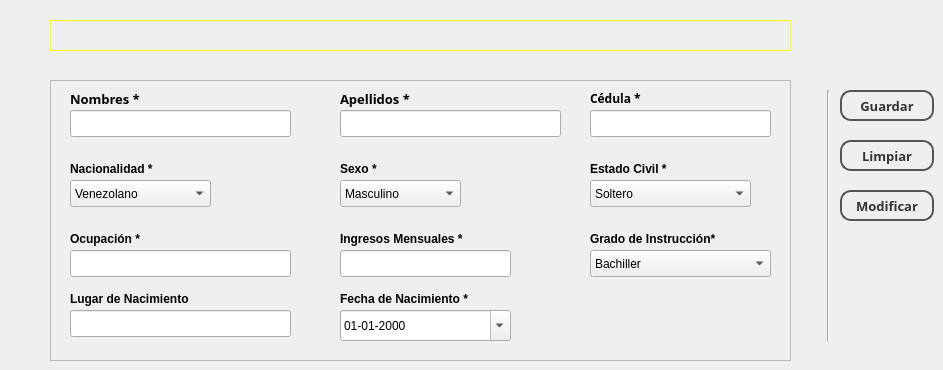
          <widget class="QWidget" name="jefe_familia">
           <attribute name="title">
            <string>&amp;Jefe de Familia</string>
           </attribute>
           <widget class="QFrame" name="frame_3">
            <property name="geometry">
             <rect>
              <x>50</x>
              <y>80</y>
              <width>741</width>
              <height>281</height>
             </rect>
            </property>
            <property name="styleSheet">
             <string notr="true"/>
            </property>
            <property name="frameShape">
             <enum>QFrame::StyledPanel</enum>
            </property>
            <property name="frameShadow">
             <enum>QFrame::Raised</enum>
            </property>
            <widget class="QLabel" name="Sexo_jefe">
             <property name="geometry">
              <rect>
               <x>290</x>
               <y>80</y>
               <width>71</width>
               <height>17</height>
              </rect>
             </property>
             <property name="font">
              <font>
               <weight>75</weight>
               <bold>true</bold>
              </font>
             </property>
             <property name="text">
              <string>Sexo *</string>
             </property>
            </widget>
            <widget class="QLabel" name="Ingreso_jefe">
             <property name="geometry">
              <rect>
               <x>290</x>
               <y>150</y>
               <width>171</width>
               <height>17</height>
              </rect>
             </property>
             <property name="font">
              <font>
               <weight>75</weight>
               <bold>true</bold>
              </font>
             </property>
             <property name="text">
              <string>Ingresos Mensuales *</string>
             </property>
            </widget>
            <widget class="QLineEdit" name="cmbLugarNacimientoJefe">
             <property name="geometry">
              <rect>
               <x>20</x>
               <y>230</y>
               <width>221</width>
               <height>27</height>
              </rect>
             </property>
            </widget>
            <widget class="QLabel" name="label">
             <property name="geometry">
              <rect>
               <x>540</x>
               <y>10</y>
               <width>71</width>
               <height>17</height>
              </rect>
             </property>
             <property name="font">
              <font>
               <family>Sans Serif</family>
               <weight>75</weight>
               <bold>true</bold>
              </font>
             </property>
             <property name="text">
              <string>Cédula *</string>
             </property>
            </widget>
            <widget class="QComboBox" name="cmbNacionalidadJefe">
             <property name="geometry">
              <rect>
               <x>20</x>
               <y>100</y>
               <width>141</width>
               <height>27</height>
              </rect>
             </property>
             <item>
              <property name="text">
               <string>Venezolano</string>
              </property>
             </item>
             <item>
              <property name="text">
               <string>Extranjero</string>
              </property>
             </item>
            </widget>
            <widget class="QLineEdit" name="txtApellidojefe">
             <property name="geometry">
              <rect>
               <x>290</x>
               <y>30</y>
               <width>221</width>
               <height>27</height>
              </rect>
             </property>
            </widget>
            <widget class="QComboBox" name="cmbEdoCivilJefe">
             <property name="geometry">
              <rect>
               <x>540</x>
               <y>100</y>
               <width>161</width>
               <height>27</height>
              </rect>
             </property>
             <item>
              <property name="text">
               <string>Soltero</string>
              </property>
             </item>
             <item>
              <property name="text">
               <string>Casado</string>
              </property>
             </item>
             <item>
              <property name="text">
               <string>Viudo</string>
              </property>
             </item>
             <item>
              <property name="text">
               <string>Divorciado</string>
              </property>
             </item>
             <item>
              <property name="text">
               <string>Conyugue</string>
              </property>
             </item>
            </widget>
            <widget class="QLabel" name="Fecha_Nacimiento">
             <property name="geometry">
              <rect>
               <x>290</x>
               <y>210</y>
               <width>161</width>
               <height>17</height>
              </rect>
             </property>
             <property name="font">
              <font>
               <weight>75</weight>
               <bold>true</bold>
              </font>
             </property>
             <property name="text">
              <string>Fecha de Nacimiento *</string>
             </property>
            </widget>
            <widget class="QLineEdit" name="txtNombrejefe">
             <property name="geometry">
              <rect>
               <x>20</x>
               <y>30</y>
               <width>221</width>
               <height>27</height>
              </rect>
             </property>
            </widget>
            <widget class="QLabel" name="Nombre_jefe">
             <property name="geometry">
              <rect>
               <x>20</x>
               <y>10</y>
               <width>91</width>
               <height>17</height>
              </rect>
             </property>
             <property name="font">
              <font>
               <family>Sans Serif</family>
               <pointsize>10</pointsize>
               <weight>75</weight>
               <italic>false</italic>
               <bold>true</bold>
              </font>
             </property>
             <property name="text">
              <string>Nombres *</string>
             </property>
            </widget>
            <widget class="QLineEdit" name="txtCedulaJefe">
             <property name="geometry">
              <rect>
               <x>540</x>
               <y>30</y>
               <width>181</width>
               <height>27</height>
              </rect>
             </property>
            </widget>
            <widget class="QLabel" name="label_2">
             <property name="geometry">
              <rect>
               <x>540</x>
               <y>80</y>
               <width>101</width>
               <height>17</height>
              </rect>
             </property>
             <property name="font">
              <font>
               <weight>75</weight>
               <bold>true</bold>
              </font>
             </property>
             <property name="text">
              <string>Estado Civil *</string>
             </property>
            </widget>
            <widget class="QLineEdit" name="txtIngresoJefe">
             <property name="geometry">
              <rect>
               <x>290</x>
               <y>170</y>
               <width>171</width>
               <height>27</height>
              </rect>
             </property>
            </widget>
            <widget class="QLabel" name="Nacionalidad_jefe">
             <property name="geometry">
              <rect>
               <x>20</x>
               <y>80</y>
               <width>111</width>
               <height>17</height>
              </rect>
             </property>
             <property name="font">
              <font>
               <weight>75</weight>
               <bold>true</bold>
              </font>
             </property>
             <property name="text">
              <string>Nacionalidad *</string>
             </property>
            </widget>
            <widget class="QLabel" name="Ocupacion_jefe">
             <property name="geometry">
              <rect>
               <x>20</x>
               <y>150</y>
               <width>121</width>
               <height>17</height>
              </rect>
             </property>
             <property name="font">
              <font>
               <weight>75</weight>
               <bold>true</bold>
              </font>
             </property>
             <property name="text">
              <string>Ocupación *</string>
             </property>
            </widget>
            <widget class="QLabel" name="Lugar_nacimiento_jefe">
             <property name="geometry">
              <rect>
               <x>20</x>
               <y>210</y>
               <width>171</width>
               <height>17</height>
              </rect>
             </property>
             <property name="font">
              <font>
               <weight>75</weight>
               <bold>true</bold>
              </font>
             </property>
             <property name="text">
              <string>Lugar de Nacimiento</string>
             </property>
            </widget>
            <widget class="QComboBox" name="cmbGradoInstruccion">
             <property name="geometry">
              <rect>
               <x>540</x>
               <y>170</y>
               <width>181</width>
               <height>27</height>
              </rect>
             </property>
             <item>
              <property name="text">
               <string>Bachiller</string>
              </property>
             </item>
             <item>
              <property name="text">
               <string>N/P</string>
              </property>
             </item>
             <item>
              <property name="text">
               <string>Basica</string>
              </property>
             </item>
             <item>
              <property name="text">
               <string>Tecnico Medio</string>
              </property>
             </item>
             <item>
              <property name="text">
               <string>T.S.U.</string>
              </property>
             </item>
             <item>
              <property name="text">
               <string>Licenciatura</string>
              </property>
             </item>
             <item>
              <property name="text">
               <string>Ingeniero</string>
              </property>
             </item>
             <item>
              <property name="text">
               <string>Doctorado</string>
              </property>
             </item>
             <item>
              <property name="text">
               <string>Magister</string>
              </property>
             </item>
            </widget>
            <widget class="QLabel" name="Grado_Instruccion">
             <property name="geometry">
              <rect>
               <x>540</x>
               <y>150</y>
               <width>161</width>
               <height>17</height>
              </rect>
             </property>
             <property name="font">
              <font>
               <weight>75</weight>
               <bold>true</bold>
              </font>
             </property>
             <property name="text">
              <string>Grado de Instrucción*</string>
             </property>
            </widget>
            <widget class="QLabel" name="Apellido_jefe">
             <property name="geometry">
              <rect>
               <x>290</x>
               <y>10</y>
               <width>91</width>
               <height>17</height>
              </rect>
             </property>
             <property name="font">
              <font>
               <family>Sans Serif</family>
               <pointsize>10</pointsize>
               <weight>75</weight>
               <italic>false</italic>
               <bold>true</bold>
              </font>
             </property>
             <property name="text">
              <string>Apellidos *</string>
             </property>
            </widget>
            <widget class="QLineEdit" name="txtOcupacionJefe">
             <property name="geometry">
              <rect>
               <x>20</x>
               <y>170</y>
               <width>221</width>
               <height>27</height>
              </rect>
             </property>
            </widget>
            <widget class="QComboBox" name="cmbSexoJefe">
             <property name="geometry">
              <rect>
               <x>290</x>
               <y>100</y>
               <width>121</width>
               <height>27</height>
              </rect>
             </property>
             <item>
              <property name="text">
               <string>Masculino</string>
              </property>
             </item>
             <item>
              <property name="text">
               <string>Femenino</string>
              </property>
             </item>
            </widget>
            <widget class="QDateEdit" name="txtFechaNacJefe">
             <property name="geometry">
              <rect>
               <x>290</x>
               <y>230</y>
               <width>171</width>
               <height>31</height>
              </rect>
             </property>
             <property name="currentSection">
              <enum>QDateTimeEdit::DaySection</enum>
             </property>
             <property name="displayFormat">
              <string>dd-MM-yyyy</string>
             </property>
             <property name="calendarPopup">
              <bool>true</bool>
             </property>
            </widget>
            <widget class="QLabel" name="lblErrorNombreJefe">
             <property name="geometry">
              <rect>
               <x>110</x>
               <y>10</y>
               <width>141</width>
               <height>20</height>
              </rect>
             </property>
             <property name="font">
              <font>
               <pointsize>10</pointsize>
              </font>
             </property>
             <property name="styleSheet">
              <string notr="true">color: red;</string>
             </property>
             <property name="text">
              <string/>
             </property>
             <property name="textFormat">
              <enum>Qt::RichText</enum>
             </property>
            </widget>
            <widget class="QLabel" name="lblErrorApellidoJefe">
             <property name="geometry">
              <rect>
               <x>380</x>
               <y>10</y>
               <width>161</width>
               <height>20</height>
              </rect>
             </property>
             <property name="font">
              <font>
               <pointsize>10</pointsize>
              </font>
             </property>
             <property name="styleSheet">
              <string notr="true">color: red;</string>
             </property>
             <property name="text">
              <string/>
             </property>
             <property name="textFormat">
              <enum>Qt::RichText</enum>
             </property>
            </widget>
            <widget class="QLabel" name="lblErrorCedulaJefe">
             <property name="geometry">
              <rect>
               <x>620</x>
               <y>10</y>
               <width>121</width>
               <height>20</height>
              </rect>
             </property>
             <property name="font">
              <font>
               <family>Ubuntu</family>
               <pointsize>11</pointsize>
               <weight>50</weight>
               <italic>true</italic>
               <bold>false</bold>
              </font>
             </property>
             <property name="styleSheet">
              <string notr="true">color: red;
font: 11pt &quot;Ubuntu&quot;;
font: italic 11pt &quot;Ubuntu&quot;;</string>
             </property>
             <property name="text">
              <string/>
             </property>
             <property name="textFormat">
              <enum>Qt::RichText</enum>
             </property>
            </widget>
            <widget class="QLabel" name="lblErrorOcupacionJefe">
             <property name="geometry">
              <rect>
               <x>110</x>
               <y>150</y>
               <width>131</width>
               <height>20</height>
              </rect>
             </property>
             <property name="font">
              <font>
               <family>Ubuntu</family>
               <pointsize>11</pointsize>
               <weight>50</weight>
               <italic>true</italic>
               <bold>false</bold>
              </font>
             </property>
             <property name="styleSheet">
              <string notr="true">color: red;
font: 11pt &quot;Ubuntu&quot;;
font: italic 11pt &quot;Ubuntu&quot;;</string>
             </property>
             <property name="text">
              <string/>
             </property>
             <property name="textFormat">
              <enum>Qt::RichText</enum>
             </property>
            </widget>
            <widget class="QLabel" name="lblErrorFechaJefe">
             <property name="geometry">
              <rect>
               <x>290</x>
               <y>260</y>
               <width>161</width>
               <height>20</height>
              </rect>
             </property>
             <property name="font">
              <font>
               <family>Ubuntu</family>
               <pointsize>11</pointsize>
               <weight>50</weight>
               <italic>true</italic>
               <bold>false</bold>
              </font>
             </property>
             <property name="styleSheet">
              <string notr="true">color: red;
font: 11pt &quot;Ubuntu&quot;;
font: italic 11pt &quot;Ubuntu&quot;;</string>
             </property>
             <property name="text">
              <string/>
             </property>
             <property name="textFormat">
              <enum>Qt::RichText</enum>
             </property>
            </widget>
            <widget class="QLabel" name="lblErrorIngresosJefe">
             <property name="geometry">
              <rect>
               <x>290</x>
               <y>130</y>
               <width>141</width>
               <height>20</height>
              </rect>
             </property>
             <property name="font">
              <font>
               <family>Ubuntu</family>
               <pointsize>11</pointsize>
               <weight>50</weight>
               <italic>true</italic>
               <bold>false</bold>
              </font>
             </property>
             <property name="styleSheet">
              <string notr="true">color: red;
font: 11pt &quot;Ubuntu&quot;;
font: italic 11pt &quot;Ubuntu&quot;;</string>
             </property>
             <property name="text">
              <string/>
             </property>
             <property name="textFormat">
              <enum>Qt::RichText</enum>
             </property>
            </widget>
           </widget>
           <widget class="QLabel" name="lblNotificacionJefeFamilia">
            <property name="geometry">
             <rect>
              <x>50</x>
              <y>20</y>
              <width>741</width>
              <height>31</height>
             </rect>
            </property>
            <property name="styleSheet">
             <string notr="true">border: 1px solid Yellow;
background: qlineargradient(x1: 0, y1: 0, x2: 0, y2: 1,
stop: 0 #FFFF80, stop: 0.08 #FAFFD8,
stop: 0.39999 #FEFFE5, stop: 0.4 #FEFFE5,
stop: 0.9 #FAFFD8, stop: 1 #fff);

</string>
            </property>
            <property name="text">
             <string>&lt;!DOCTYPE HTML PUBLIC &quot;-//W3C//DTD HTML 4.0//EN&quot; &quot;http://www.w3.org/TR/REC-html40/strict.dtd&quot;&gt;
&lt;html&gt;&lt;head&gt;&lt;meta name=&quot;qrichtext&quot; content=&quot;1&quot; /&gt;&lt;style type=&quot;text/css&quot;&gt;
p, li { white-space: pre-wrap; }
&lt;/style&gt;&lt;/head&gt;&lt;body style=&quot; font-family:'Ubuntu'; font-size:11pt; font-weight:400; font-style:normal;&quot;&gt;
&lt;p align=&quot;center&quot; style=&quot;-qt-paragraph-type:empty; margin-top:0px; margin-bottom:0px; margin-left:0px; margin-right:0px; -qt-block-indent:0; text-indent:0px;&quot;&gt;&lt;/p&gt;&lt;/body&gt;&lt;/html&gt;</string>
            </property>
           </widget>
           <widget class="QPushButton" name="Limpiar_datos_jefe">
            <property name="geometry">
             <rect>
              <x>840</x>
              <y>140</y>
              <width>94</width>
              <height>31</height>
             </rect>
            </property>
            <property name="font">
             <font>
              <family>Sans Serif</family>
              <pointsize>10</pointsize>
              <weight>75</weight>
              <bold>true</bold>
             </font>
            </property>
            <property name="cursor">
             <cursorShape>PointingHandCursor</cursorShape>
            </property>
            <property name="styleSheet">
             <string notr="true">QPushButton {
color: #333;
border: 2px solid #555;
border-radius: 11px;
padding: 5px;
background: qradialgradient(cx: 0.3, cy: -0.4,
fx: 0.3, fy: -0.4,
radius: 1.35, stop: 0 #fff, stop: 1 #888);
min-width: 80px;
}

QPushButton:hover {
background: qradialgradient(cx: 0.3, cy: -0.4,
fx: 0.3, fy: -0.4,
radius: 1.35, stop: 0 #fff, stop: 1 #bbb);
}

QPushButton:pressed {
background: qradialgradient(cx: 0.4, cy: -0.1,
fx: 0.4, fy: -0.1,
radius: 1.35, stop: 0 #fff, stop: 1 #ddd);
}</string>
            </property>
            <property name="text">
             <string>Limpiar</string>
            </property>
           </widget>
           <widget class="QPushButton" name="btnGuardarJefeFamilia">
            <property name="geometry">
             <rect>
              <x>840</x>
              <y>90</y>
              <width>94</width>
              <height>31</height>
             </rect>
            </property>
            <property name="font">
             <font>
              <family>Sans Serif</family>
              <pointsize>10</pointsize>
              <weight>75</weight>
              <bold>true</bold>
             </font>
            </property>
            <property name="cursor">
             <cursorShape>PointingHandCursor</cursorShape>
            </property>
            <property name="styleSheet">
             <string notr="true">QPushButton {
color: #333;
border: 2px solid #555;
border-radius: 11px;
padding: 5px;
background: qradialgradient(cx: 0.3, cy: -0.4,
fx: 0.3, fy: -0.4,
radius: 1.35, stop: 0 #fff, stop: 1 #888);
min-width: 80px;
}

QPushButton:hover {
background: qradialgradient(cx: 0.3, cy: -0.4,
fx: 0.3, fy: -0.4,
radius: 1.35, stop: 0 #fff, stop: 1 #bbb);
}

QPushButton:pressed {
background: qradialgradient(cx: 0.4, cy: -0.1,
fx: 0.4, fy: -0.1,
radius: 1.35, stop: 0 #fff, stop: 1 #ddd);
}</string>
            </property>
            <property name="text">
             <string>Guardar</string>
            </property>
           </widget>
           <widget class="QPushButton" name="btnModificarJefeFamilia">
            <property name="enabled">
             <bool>true</bool>
            </property>
            <property name="geometry">
             <rect>
              <x>840</x>
              <y>190</y>
              <width>94</width>
              <height>31</height>
             </rect>
            </property>
            <property name="font">
             <font>
              <family>Sans Serif</family>
              <pointsize>10</pointsize>
              <weight>75</weight>
              <bold>true</bold>
             </font>
            </property>
            <property name="cursor">
             <cursorShape>PointingHandCursor</cursorShape>
            </property>
            <property name="styleSheet">
             <string notr="true">QPushButton {
color: #333;
border: 2px solid #555;
border-radius: 11px;
padding: 5px;
background: qradialgradient(cx: 0.3, cy: -0.4,
fx: 0.3, fy: -0.4,
radius: 1.35, stop: 0 #fff, stop: 1 #888);
min-width: 80px;
}

QPushButton:hover {
background: qradialgradient(cx: 0.3, cy: -0.4,
fx: 0.3, fy: -0.4,
radius: 1.35, stop: 0 #fff, stop: 1 #bbb);
}

QPushButton:pressed {
background: qradialgradient(cx: 0.4, cy: -0.1,
fx: 0.4, fy: -0.1,
radius: 1.35, stop: 0 #fff, stop: 1 #ddd);
}</string>
            </property>
            <property name="text">
             <string>Modificar</string>
            </property>
           </widget>
           <widget class="Line" name="line">
            <property name="geometry">
             <rect>
              <x>820</x>
              <y>90</y>
              <width>16</width>
              <height>251</height>
             </rect>
            </property>
            <property name="orientation">
             <enum>Qt::Vertical</enum>
            </property>
           </widget>
          </widget>
